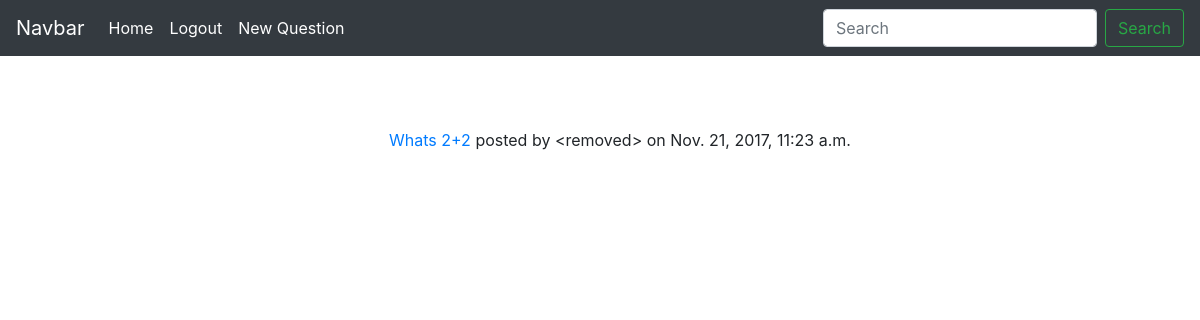
/ (signed in), run on the app's committed database.
### qanda/models.py (models this page shows, shortened)
class Question(models.Model):
    question_title = models.CharField(max_length=200)
    """The title of the question"""
    question_body = models.TextField()
    """The body of the question"""
    pub_date = models.DateTimeField(default=timezone.now)
    """The publication date of the question, default is the current date & time"""
    author = models.ForeignKey(Profile, on_delete=models.SET_NULL, default=None, null=True)
    """The author of the Question"""

### qanda/views.py (the view)
# urls.py: url(r'^$', views.IndexView.as_view(), name='index'),
class IndexView(generic.ListView):
    template_name = "qanda/index.html"
    context_object_name = "latest_question_list"
    def get_queryset(self):
        return Question.objects.order_by('-pub_date')

### qanda/templates/qanda/index.html (shortened to what this page needs)
{% extends 'ourside/template.html' %}
{% block body %}
{% if latest_question_list %}
    <ul>
        {% for question in latest_question_list %}
            <li><a href="{% url 'qanda:detail' question.id %}">{{ question.question_title }}</a>
                posted by
                {% if question.author %}
                    <a href="{% url 'qanda:profile' question.author_id %}">{{question.author.user.first_name}} {{ question.author.user.last_name }}</a>
                {% else %}
                    &lt;removed&gt;
                {% endif %}
                on {{ question.pub_date }}
            </li>
        {% endfor %}
    </ul>
{% endif %}
{% endblock %}

### static/qanda/style.css (style rules this page uses)
body { padding-top: 5rem; }
ul { list-style-type: none; }

### data on the page
Question: question_title "Whats 2+2", shows "<removed>", pub_date "Nov. 21, 2017, 11:23 a.m."
